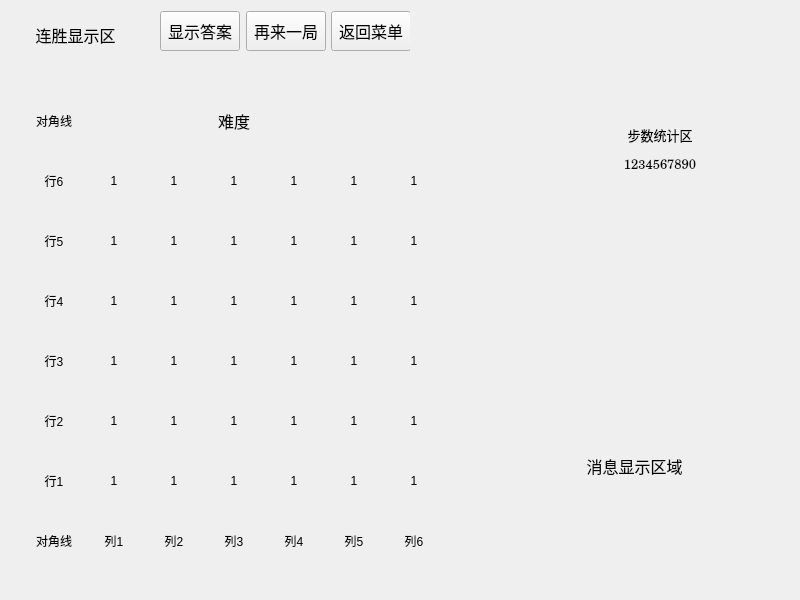
<?xml version="1.0" encoding="UTF-8"?>
<ui version="4.0">
 <class>BoardView</class>
 <widget class="QWidget" name="BoardView">
  <property name="geometry">
   <rect>
    <x>0</x>
    <y>0</y>
    <width>800</width>
    <height>600</height>
   </rect>
  </property>
  <property name="minimumSize">
   <size>
    <width>800</width>
    <height>600</height>
   </size>
  </property>
  <property name="maximumSize">
   <size>
    <width>800</width>
    <height>600</height>
   </size>
  </property>
  <property name="windowTitle">
   <string>游戏棋盘</string>
  </property>
  <widget class="QLabel" name="stepLabel">
   <property name="geometry">
    <rect>
     <x>610</x>
     <y>90</y>
     <width>100</width>
     <height>120</height>
    </rect>
   </property>
   <property name="minimumSize">
    <size>
     <width>48</width>
     <height>48</height>
    </size>
   </property>
   <property name="maximumSize">
    <size>
     <width>100</width>
     <height>120</height>
    </size>
   </property>
   <property name="font">
    <font>
     <family>Century Schoolbook</family>
     <pointsize>9</pointsize>
     <italic>false</italic>
    </font>
   </property>
   <property name="text">
    <string>&lt;html&gt;&lt;head/&gt;&lt;body&gt;&lt;p&gt;&lt;span style=&quot; font-size:10pt;&quot;&gt;步数统计区&lt;/span&gt;&lt;/p&gt;&lt;p&gt;&lt;span style=&quot; font-size:10pt;&quot;&gt;1234567890&lt;/span&gt;&lt;/p&gt;&lt;/body&gt;&lt;/html&gt;</string>
   </property>
   <property name="alignment">
    <set>Qt::AlignmentFlag::AlignCenter</set>
   </property>
  </widget>
  <widget class="QLabel" name="messageLabel">
   <property name="geometry">
    <rect>
     <x>499</x>
     <y>370</y>
     <width>271</width>
     <height>191</height>
    </rect>
   </property>
   <property name="font">
    <font>
     <family>Terminal</family>
     <pointsize>12</pointsize>
    </font>
   </property>
   <property name="text">
    <string>消息显示区域</string>
   </property>
   <property name="alignment">
    <set>Qt::AlignmentFlag::AlignCenter</set>
   </property>
  </widget>
  <widget class="QLabel" name="streakLabel">
   <property name="geometry">
    <rect>
     <x>10</x>
     <y>10</y>
     <width>131</width>
     <height>51</height>
    </rect>
   </property>
   <property name="font">
    <font>
     <family>Terminal</family>
     <pointsize>12</pointsize>
    </font>
   </property>
   <property name="text">
    <string>&lt;html&gt;&lt;head/&gt;&lt;body&gt;&lt;p&gt;连胜显示区&lt;/p&gt;&lt;/body&gt;&lt;/html&gt;</string>
   </property>
   <property name="alignment">
    <set>Qt::AlignmentFlag::AlignCenter</set>
   </property>
  </widget>
  <widget class="QWidget" name="layoutWidget">
   <property name="geometry">
    <rect>
     <x>20</x>
     <y>87</y>
     <width>431</width>
     <height>491</height>
    </rect>
   </property>
   <layout class="QGridLayout" name="gridLayout">
    <property name="leftMargin">
     <number>4</number>
    </property>
    <property name="topMargin">
     <number>4</number>
    </property>
    <property name="rightMargin">
     <number>4</number>
    </property>
    <property name="bottomMargin">
     <number>4</number>
    </property>
    <property name="spacing">
     <number>0</number>
    </property>
    <item row="5" column="2">
     <widget class="QPushButton" name="cell11">
      <property name="minimumSize">
       <size>
        <width>60</width>
        <height>60</height>
       </size>
      </property>
      <property name="maximumSize">
       <size>
        <width>60</width>
        <height>60</height>
       </size>
      </property>
      <property name="styleSheet">
       <string notr="true">border: n; padding: 0px; margin: 0px;</string>
      </property>
      <property name="text">
       <string>1</string>
      </property>
     </widget>
    </item>
    <item row="7" column="2">
     <widget class="QPushButton" name="colBtn1">
      <property name="minimumSize">
       <size>
        <width>60</width>
        <height>60</height>
       </size>
      </property>
      <property name="maximumSize">
       <size>
        <width>60</width>
        <height>60</height>
       </size>
      </property>
      <property name="styleSheet">
       <string notr="true">border: n; padding: 0px; margin: 0px;</string>
      </property>
      <property name="text">
       <string>列2</string>
      </property>
     </widget>
    </item>
    <item row="2" column="0">
     <widget class="QPushButton" name="rowBtn4">
      <property name="minimumSize">
       <size>
        <width>60</width>
        <height>60</height>
       </size>
      </property>
      <property name="maximumSize">
       <size>
        <width>60</width>
        <height>60</height>
       </size>
      </property>
      <property name="styleSheet">
       <string notr="true">border: n; padding: 0px; margin: 0px;</string>
      </property>
      <property name="text">
       <string>行5</string>
      </property>
     </widget>
    </item>
    <item row="4" column="0">
     <widget class="QPushButton" name="rowBtn2">
      <property name="minimumSize">
       <size>
        <width>60</width>
        <height>60</height>
       </size>
      </property>
      <property name="maximumSize">
       <size>
        <width>60</width>
        <height>60</height>
       </size>
      </property>
      <property name="styleSheet">
       <string notr="true">border: n; padding: 0px; margin: 0px;</string>
      </property>
      <property name="text">
       <string>行3</string>
      </property>
     </widget>
    </item>
    <item row="7" column="5">
     <widget class="QPushButton" name="colBtn4">
      <property name="minimumSize">
       <size>
        <width>60</width>
        <height>60</height>
       </size>
      </property>
      <property name="maximumSize">
       <size>
        <width>60</width>
        <height>60</height>
       </size>
      </property>
      <property name="styleSheet">
       <string notr="true">border: n; padding: 0px; margin: 0px;</string>
      </property>
      <property name="text">
       <string>列5</string>
      </property>
     </widget>
    </item>
    <item row="1" column="5">
     <widget class="QPushButton" name="cell54">
      <property name="minimumSize">
       <size>
        <width>60</width>
        <height>60</height>
       </size>
      </property>
      <property name="maximumSize">
       <size>
        <width>60</width>
        <height>60</height>
       </size>
      </property>
      <property name="styleSheet">
       <string notr="true">border: n; padding: 0px; margin: 0px;</string>
      </property>
      <property name="text">
       <string>1</string>
      </property>
     </widget>
    </item>
    <item row="3" column="1">
     <widget class="QPushButton" name="cell30">
      <property name="minimumSize">
       <size>
        <width>60</width>
        <height>60</height>
       </size>
      </property>
      <property name="maximumSize">
       <size>
        <width>60</width>
        <height>60</height>
       </size>
      </property>
      <property name="styleSheet">
       <string notr="true">border: n; padding: 0px; margin: 0px;</string>
      </property>
      <property name="text">
       <string>1</string>
      </property>
     </widget>
    </item>
    <item row="4" column="3">
     <widget class="QPushButton" name="cell22">
      <property name="minimumSize">
       <size>
        <width>60</width>
        <height>60</height>
       </size>
      </property>
      <property name="maximumSize">
       <size>
        <width>60</width>
        <height>60</height>
       </size>
      </property>
      <property name="styleSheet">
       <string notr="true">border: n; padding: 0px; margin: 0px;</string>
      </property>
      <property name="text">
       <string>1</string>
      </property>
     </widget>
    </item>
    <item row="2" column="5">
     <widget class="QPushButton" name="cell44">
      <property name="minimumSize">
       <size>
        <width>60</width>
        <height>60</height>
       </size>
      </property>
      <property name="maximumSize">
       <size>
        <width>60</width>
        <height>60</height>
       </size>
      </property>
      <property name="styleSheet">
       <string notr="true">border: n; padding: 0px; margin: 0px;</string>
      </property>
      <property name="text">
       <string>1</string>
      </property>
     </widget>
    </item>
    <item row="5" column="3">
     <widget class="QPushButton" name="cell12">
      <property name="minimumSize">
       <size>
        <width>60</width>
        <height>60</height>
       </size>
      </property>
      <property name="maximumSize">
       <size>
        <width>60</width>
        <height>60</height>
       </size>
      </property>
      <property name="styleSheet">
       <string notr="true">border: n; padding: 0px; margin: 0px;</string>
      </property>
      <property name="text">
       <string>1</string>
      </property>
     </widget>
    </item>
    <item row="4" column="1">
     <widget class="QPushButton" name="cell20">
      <property name="minimumSize">
       <size>
        <width>60</width>
        <height>60</height>
       </size>
      </property>
      <property name="maximumSize">
       <size>
        <width>60</width>
        <height>60</height>
       </size>
      </property>
      <property name="styleSheet">
       <string notr="true">border: n; padding: 0px; margin: 0px;</string>
      </property>
      <property name="text">
       <string>1</string>
      </property>
     </widget>
    </item>
    <item row="5" column="1">
     <widget class="QPushButton" name="cell10">
      <property name="minimumSize">
       <size>
        <width>60</width>
        <height>60</height>
       </size>
      </property>
      <property name="maximumSize">
       <size>
        <width>60</width>
        <height>60</height>
       </size>
      </property>
      <property name="styleSheet">
       <string notr="true">border: n; padding: 0px; margin: 0px;</string>
      </property>
      <property name="text">
       <string>1</string>
      </property>
     </widget>
    </item>
    <item row="3" column="4">
     <widget class="QPushButton" name="cell33">
      <property name="minimumSize">
       <size>
        <width>60</width>
        <height>60</height>
       </size>
      </property>
      <property name="maximumSize">
       <size>
        <width>60</width>
        <height>60</height>
       </size>
      </property>
      <property name="styleSheet">
       <string notr="true">border: n; padding: 0px; margin: 0px;</string>
      </property>
      <property name="text">
       <string>1</string>
      </property>
     </widget>
    </item>
    <item row="2" column="6">
     <widget class="QPushButton" name="cell45">
      <property name="minimumSize">
       <size>
        <width>60</width>
        <height>60</height>
       </size>
      </property>
      <property name="maximumSize">
       <size>
        <width>60</width>
        <height>60</height>
       </size>
      </property>
      <property name="styleSheet">
       <string notr="true">border: n; padding: 0px; margin: 0px;</string>
      </property>
      <property name="text">
       <string>1</string>
      </property>
     </widget>
    </item>
    <item row="4" column="4">
     <widget class="QPushButton" name="cell23">
      <property name="minimumSize">
       <size>
        <width>60</width>
        <height>60</height>
       </size>
      </property>
      <property name="maximumSize">
       <size>
        <width>60</width>
        <height>60</height>
       </size>
      </property>
      <property name="styleSheet">
       <string notr="true">border: n; padding: 0px; margin: 0px;</string>
      </property>
      <property name="text">
       <string>1</string>
      </property>
     </widget>
    </item>
    <item row="1" column="6">
     <widget class="QPushButton" name="cell55">
      <property name="minimumSize">
       <size>
        <width>60</width>
        <height>60</height>
       </size>
      </property>
      <property name="maximumSize">
       <size>
        <width>60</width>
        <height>60</height>
       </size>
      </property>
      <property name="styleSheet">
       <string notr="true">border: n; padding: 0px; margin: 0px;</string>
      </property>
      <property name="text">
       <string>1</string>
      </property>
     </widget>
    </item>
    <item row="6" column="3">
     <widget class="QPushButton" name="cell02">
      <property name="minimumSize">
       <size>
        <width>60</width>
        <height>60</height>
       </size>
      </property>
      <property name="maximumSize">
       <size>
        <width>60</width>
        <height>60</height>
       </size>
      </property>
      <property name="styleSheet">
       <string notr="true">border: n; padding: 0px; margin: 0px;</string>
      </property>
      <property name="text">
       <string>1</string>
      </property>
     </widget>
    </item>
    <item row="4" column="6">
     <widget class="QPushButton" name="cell25">
      <property name="minimumSize">
       <size>
        <width>60</width>
        <height>60</height>
       </size>
      </property>
      <property name="maximumSize">
       <size>
        <width>60</width>
        <height>60</height>
       </size>
      </property>
      <property name="styleSheet">
       <string notr="true">border: n; padding: 0px; margin: 0px;</string>
      </property>
      <property name="text">
       <string>1</string>
      </property>
     </widget>
    </item>
    <item row="3" column="3">
     <widget class="QPushButton" name="cell32">
      <property name="minimumSize">
       <size>
        <width>60</width>
        <height>60</height>
       </size>
      </property>
      <property name="maximumSize">
       <size>
        <width>60</width>
        <height>60</height>
       </size>
      </property>
      <property name="styleSheet">
       <string notr="true">border: n; padding: 0px; margin: 0px;</string>
      </property>
      <property name="text">
       <string>1</string>
      </property>
     </widget>
    </item>
    <item row="2" column="3">
     <widget class="QPushButton" name="cell42">
      <property name="minimumSize">
       <size>
        <width>60</width>
        <height>60</height>
       </size>
      </property>
      <property name="maximumSize">
       <size>
        <width>60</width>
        <height>60</height>
       </size>
      </property>
      <property name="styleSheet">
       <string notr="true">border: n; padding: 0px; margin: 0px;</string>
      </property>
      <property name="text">
       <string>1</string>
      </property>
     </widget>
    </item>
    <item row="7" column="4">
     <widget class="QPushButton" name="colBtn3">
      <property name="minimumSize">
       <size>
        <width>60</width>
        <height>60</height>
       </size>
      </property>
      <property name="maximumSize">
       <size>
        <width>60</width>
        <height>60</height>
       </size>
      </property>
      <property name="styleSheet">
       <string notr="true">border: n; padding: 0px; margin: 0px;</string>
      </property>
      <property name="text">
       <string>列4</string>
      </property>
     </widget>
    </item>
    <item row="7" column="3">
     <widget class="QPushButton" name="colBtn2">
      <property name="minimumSize">
       <size>
        <width>60</width>
        <height>60</height>
       </size>
      </property>
      <property name="maximumSize">
       <size>
        <width>60</width>
        <height>60</height>
       </size>
      </property>
      <property name="styleSheet">
       <string notr="true">border: n; padding: 0px; margin: 0px;</string>
      </property>
      <property name="text">
       <string>列3</string>
      </property>
     </widget>
    </item>
    <item row="4" column="2">
     <widget class="QPushButton" name="cell21">
      <property name="minimumSize">
       <size>
        <width>60</width>
        <height>60</height>
       </size>
      </property>
      <property name="maximumSize">
       <size>
        <width>60</width>
        <height>60</height>
       </size>
      </property>
      <property name="styleSheet">
       <string notr="true">border: n; padding: 0px; margin: 0px;</string>
      </property>
      <property name="text">
       <string>1</string>
      </property>
     </widget>
    </item>
    <item row="3" column="5">
     <widget class="QPushButton" name="cell34">
      <property name="minimumSize">
       <size>
        <width>60</width>
        <height>60</height>
       </size>
      </property>
      <property name="maximumSize">
       <size>
        <width>60</width>
        <height>60</height>
       </size>
      </property>
      <property name="styleSheet">
       <string notr="true">border: n; padding: 0px; margin: 0px;</string>
      </property>
      <property name="text">
       <string>1</string>
      </property>
     </widget>
    </item>
    <item row="2" column="1">
     <widget class="QPushButton" name="cell40">
      <property name="minimumSize">
       <size>
        <width>60</width>
        <height>60</height>
       </size>
      </property>
      <property name="maximumSize">
       <size>
        <width>60</width>
        <height>60</height>
       </size>
      </property>
      <property name="styleSheet">
       <string notr="true">border: n; padding: 0px; margin: 0px;</string>
      </property>
      <property name="text">
       <string>1</string>
      </property>
     </widget>
    </item>
    <item row="0" column="0">
     <widget class="QPushButton" name="sdBtn">
      <property name="minimumSize">
       <size>
        <width>60</width>
        <height>60</height>
       </size>
      </property>
      <property name="maximumSize">
       <size>
        <width>60</width>
        <height>60</height>
       </size>
      </property>
      <property name="styleSheet">
       <string notr="true">border: n; padding: 0px; margin: 0px;</string>
      </property>
      <property name="text">
       <string>对角线</string>
      </property>
     </widget>
    </item>
    <item row="7" column="0">
     <widget class="QPushButton" name="mdBtn">
      <property name="minimumSize">
       <size>
        <width>60</width>
        <height>60</height>
       </size>
      </property>
      <property name="maximumSize">
       <size>
        <width>60</width>
        <height>60</height>
       </size>
      </property>
      <property name="styleSheet">
       <string notr="true">border: n; padding: 0px; margin: 0px;</string>
      </property>
      <property name="text">
       <string>对角线</string>
      </property>
     </widget>
    </item>
    <item row="2" column="4">
     <widget class="QPushButton" name="cell43">
      <property name="minimumSize">
       <size>
        <width>60</width>
        <height>60</height>
       </size>
      </property>
      <property name="maximumSize">
       <size>
        <width>60</width>
        <height>60</height>
       </size>
      </property>
      <property name="styleSheet">
       <string notr="true">border: n; padding: 0px; margin: 0px;</string>
      </property>
      <property name="text">
       <string>1</string>
      </property>
     </widget>
    </item>
    <item row="1" column="1">
     <widget class="QPushButton" name="cell50">
      <property name="minimumSize">
       <size>
        <width>60</width>
        <height>60</height>
       </size>
      </property>
      <property name="maximumSize">
       <size>
        <width>60</width>
        <height>60</height>
       </size>
      </property>
      <property name="styleSheet">
       <string notr="true">border: n; padding: 0px; margin: 0px;</string>
      </property>
      <property name="text">
       <string>1</string>
      </property>
     </widget>
    </item>
    <item row="6" column="1">
     <widget class="QPushButton" name="cell00">
      <property name="minimumSize">
       <size>
        <width>60</width>
        <height>60</height>
       </size>
      </property>
      <property name="maximumSize">
       <size>
        <width>60</width>
        <height>60</height>
       </size>
      </property>
      <property name="styleSheet">
       <string notr="true">border: n; padding: 0px; margin: 0px;</string>
      </property>
      <property name="text">
       <string>1</string>
      </property>
     </widget>
    </item>
    <item row="2" column="2">
     <widget class="QPushButton" name="cell41">
      <property name="minimumSize">
       <size>
        <width>60</width>
        <height>60</height>
       </size>
      </property>
      <property name="maximumSize">
       <size>
        <width>60</width>
        <height>60</height>
       </size>
      </property>
      <property name="styleSheet">
       <string notr="true">border: n; padding: 0px; margin: 0px;</string>
      </property>
      <property name="text">
       <string>1</string>
      </property>
     </widget>
    </item>
    <item row="1" column="2">
     <widget class="QPushButton" name="cell51">
      <property name="minimumSize">
       <size>
        <width>60</width>
        <height>60</height>
       </size>
      </property>
      <property name="maximumSize">
       <size>
        <width>60</width>
        <height>60</height>
       </size>
      </property>
      <property name="styleSheet">
       <string notr="true">border: n; padding: 0px; margin: 0px;</string>
      </property>
      <property name="text">
       <string>1</string>
      </property>
     </widget>
    </item>
    <item row="6" column="2">
     <widget class="QPushButton" name="cell01">
      <property name="minimumSize">
       <size>
        <width>60</width>
        <height>60</height>
       </size>
      </property>
      <property name="maximumSize">
       <size>
        <width>60</width>
        <height>60</height>
       </size>
      </property>
      <property name="styleSheet">
       <string notr="true">border: n; padding: 0px; margin: 0px;</string>
      </property>
      <property name="text">
       <string>1</string>
      </property>
     </widget>
    </item>
    <item row="3" column="0">
     <widget class="QPushButton" name="rowBtn3">
      <property name="minimumSize">
       <size>
        <width>60</width>
        <height>60</height>
       </size>
      </property>
      <property name="maximumSize">
       <size>
        <width>60</width>
        <height>60</height>
       </size>
      </property>
      <property name="styleSheet">
       <string notr="true">border: n; padding: 0px; margin: 0px;</string>
      </property>
      <property name="text">
       <string>行4</string>
      </property>
     </widget>
    </item>
    <item row="4" column="5">
     <widget class="QPushButton" name="cell24">
      <property name="minimumSize">
       <size>
        <width>60</width>
        <height>60</height>
       </size>
      </property>
      <property name="maximumSize">
       <size>
        <width>60</width>
        <height>60</height>
       </size>
      </property>
      <property name="styleSheet">
       <string notr="true">border: n; padding: 0px; margin: 0px;</string>
      </property>
      <property name="text">
       <string>1</string>
      </property>
     </widget>
    </item>
    <item row="6" column="5">
     <widget class="QPushButton" name="cell04">
      <property name="minimumSize">
       <size>
        <width>60</width>
        <height>60</height>
       </size>
      </property>
      <property name="maximumSize">
       <size>
        <width>60</width>
        <height>60</height>
       </size>
      </property>
      <property name="styleSheet">
       <string notr="true">border: n; padding: 0px; margin: 0px;</string>
      </property>
      <property name="text">
       <string>1</string>
      </property>
     </widget>
    </item>
    <item row="3" column="2">
     <widget class="QPushButton" name="cell31">
      <property name="minimumSize">
       <size>
        <width>60</width>
        <height>60</height>
       </size>
      </property>
      <property name="maximumSize">
       <size>
        <width>60</width>
        <height>60</height>
       </size>
      </property>
      <property name="styleSheet">
       <string notr="true">border: n; padding: 0px; margin: 0px;</string>
      </property>
      <property name="text">
       <string>1</string>
      </property>
     </widget>
    </item>
    <item row="6" column="4">
     <widget class="QPushButton" name="cell03">
      <property name="minimumSize">
       <size>
        <width>60</width>
        <height>60</height>
       </size>
      </property>
      <property name="maximumSize">
       <size>
        <width>60</width>
        <height>60</height>
       </size>
      </property>
      <property name="styleSheet">
       <string notr="true">border: n; padding: 0px; margin: 0px;</string>
      </property>
      <property name="text">
       <string>1</string>
      </property>
     </widget>
    </item>
    <item row="7" column="6">
     <widget class="QPushButton" name="colBtn5">
      <property name="minimumSize">
       <size>
        <width>60</width>
        <height>60</height>
       </size>
      </property>
      <property name="maximumSize">
       <size>
        <width>60</width>
        <height>60</height>
       </size>
      </property>
      <property name="styleSheet">
       <string notr="true">border: n; padding: 0px; margin: 0px;</string>
      </property>
      <property name="text">
       <string>列6</string>
      </property>
     </widget>
    </item>
    <item row="5" column="6">
     <widget class="QPushButton" name="cell15">
      <property name="minimumSize">
       <size>
        <width>60</width>
        <height>60</height>
       </size>
      </property>
      <property name="maximumSize">
       <size>
        <width>60</width>
        <height>60</height>
       </size>
      </property>
      <property name="styleSheet">
       <string notr="true">border: n; padding: 0px; margin: 0px;</string>
      </property>
      <property name="text">
       <string>1</string>
      </property>
     </widget>
    </item>
    <item row="3" column="6">
     <widget class="QPushButton" name="cell35">
      <property name="minimumSize">
       <size>
        <width>60</width>
        <height>60</height>
       </size>
      </property>
      <property name="maximumSize">
       <size>
        <width>60</width>
        <height>60</height>
       </size>
      </property>
      <property name="styleSheet">
       <string notr="true">border: n; padding: 0px; margin: 0px;</string>
      </property>
      <property name="text">
       <string>1</string>
      </property>
     </widget>
    </item>
    <item row="0" column="3">
     <widget class="QLabel" name="diffLabel">
      <property name="font">
       <font>
        <family>Terminal</family>
        <pointsize>12</pointsize>
       </font>
      </property>
      <property name="text">
       <string>&lt;html&gt;&lt;head/&gt;&lt;body&gt;&lt;p&gt;难度&lt;/p&gt;&lt;/body&gt;&lt;/html&gt;</string>
      </property>
      <property name="alignment">
       <set>Qt::AlignmentFlag::AlignCenter</set>
      </property>
     </widget>
    </item>
    <item row="6" column="6">
     <widget class="QPushButton" name="cell05">
      <property name="minimumSize">
       <size>
        <width>60</width>
        <height>60</height>
       </size>
      </property>
      <property name="maximumSize">
       <size>
        <width>60</width>
        <height>60</height>
       </size>
      </property>
      <property name="styleSheet">
       <string notr="true">border: n; padding: 0px; margin: 0px;</string>
      </property>
      <property name="text">
       <string>1</string>
      </property>
     </widget>
    </item>
    <item row="6" column="0">
     <widget class="QPushButton" name="rowBtn0">
      <property name="minimumSize">
       <size>
        <width>60</width>
        <height>60</height>
       </size>
      </property>
      <property name="maximumSize">
       <size>
        <width>60</width>
        <height>60</height>
       </size>
      </property>
      <property name="styleSheet">
       <string notr="true">border: n; padding: 0px; margin: 0px;</string>
      </property>
      <property name="text">
       <string>行1</string>
      </property>
     </widget>
    </item>
    <item row="1" column="3">
     <widget class="QPushButton" name="cell52">
      <property name="minimumSize">
       <size>
        <width>60</width>
        <height>60</height>
       </size>
      </property>
      <property name="maximumSize">
       <size>
        <width>60</width>
        <height>60</height>
       </size>
      </property>
      <property name="styleSheet">
       <string notr="true">border: n; padding: 0px; margin: 0px;</string>
      </property>
      <property name="text">
       <string>1</string>
      </property>
     </widget>
    </item>
    <item row="1" column="4">
     <widget class="QPushButton" name="cell53">
      <property name="minimumSize">
       <size>
        <width>60</width>
        <height>60</height>
       </size>
      </property>
      <property name="maximumSize">
       <size>
        <width>60</width>
        <height>60</height>
       </size>
      </property>
      <property name="styleSheet">
       <string notr="true">border: n; padding: 0px; margin: 0px;</string>
      </property>
      <property name="text">
       <string>1</string>
      </property>
     </widget>
    </item>
    <item row="1" column="0">
     <widget class="QPushButton" name="rowBtn5">
      <property name="minimumSize">
       <size>
        <width>60</width>
        <height>60</height>
       </size>
      </property>
      <property name="maximumSize">
       <size>
        <width>60</width>
        <height>60</height>
       </size>
      </property>
      <property name="styleSheet">
       <string notr="true">border: n; padding: 0px; margin: 0px;</string>
      </property>
      <property name="text">
       <string>行6</string>
      </property>
     </widget>
    </item>
    <item row="5" column="0">
     <widget class="QPushButton" name="rowBtn1">
      <property name="minimumSize">
       <size>
        <width>60</width>
        <height>60</height>
       </size>
      </property>
      <property name="maximumSize">
       <size>
        <width>60</width>
        <height>60</height>
       </size>
      </property>
      <property name="styleSheet">
       <string notr="true">border: n; padding: 0px; margin: 0px;</string>
      </property>
      <property name="text">
       <string>行2</string>
      </property>
     </widget>
    </item>
    <item row="5" column="5">
     <widget class="QPushButton" name="cell14">
      <property name="minimumSize">
       <size>
        <width>60</width>
        <height>60</height>
       </size>
      </property>
      <property name="maximumSize">
       <size>
        <width>60</width>
        <height>60</height>
       </size>
      </property>
      <property name="styleSheet">
       <string notr="true">border: n; padding: 0px; margin: 0px;</string>
      </property>
      <property name="text">
       <string>1</string>
      </property>
     </widget>
    </item>
    <item row="5" column="4">
     <widget class="QPushButton" name="cell13">
      <property name="minimumSize">
       <size>
        <width>60</width>
        <height>60</height>
       </size>
      </property>
      <property name="maximumSize">
       <size>
        <width>60</width>
        <height>60</height>
       </size>
      </property>
      <property name="styleSheet">
       <string notr="true">border: n; padding: 0px; margin: 0px;</string>
      </property>
      <property name="text">
       <string>1</string>
      </property>
     </widget>
    </item>
    <item row="7" column="1">
     <widget class="QPushButton" name="colBtn0">
      <property name="minimumSize">
       <size>
        <width>60</width>
        <height>60</height>
       </size>
      </property>
      <property name="maximumSize">
       <size>
        <width>60</width>
        <height>60</height>
       </size>
      </property>
      <property name="styleSheet">
       <string notr="true">border: n; padding: 0px; margin: 0px;</string>
      </property>
      <property name="text">
       <string>列1</string>
      </property>
     </widget>
    </item>
   </layout>
  </widget>
  <widget class="QWidget" name="layoutWidget">
   <property name="geometry">
    <rect>
     <x>160</x>
     <y>10</y>
     <width>250</width>
     <height>42</height>
    </rect>
   </property>
   <layout class="QHBoxLayout" name="horizontalLayout">
    <item>
     <widget class="QPushButton" name="answerBtn">
      <property name="minimumSize">
       <size>
        <width>80</width>
        <height>40</height>
       </size>
      </property>
      <property name="maximumSize">
       <size>
        <width>80</width>
        <height>40</height>
       </size>
      </property>
      <property name="font">
       <font>
        <family>Terminal</family>
        <pointsize>12</pointsize>
       </font>
      </property>
      <property name="text">
       <string>显示答案</string>
      </property>
      <property name="iconSize">
       <size>
        <width>12</width>
        <height>12</height>
       </size>
      </property>
     </widget>
    </item>
    <item>
     <widget class="QPushButton" name="restartBtn">
      <property name="minimumSize">
       <size>
        <width>80</width>
        <height>40</height>
       </size>
      </property>
      <property name="maximumSize">
       <size>
        <width>80</width>
        <height>40</height>
       </size>
      </property>
      <property name="font">
       <font>
        <family>Terminal</family>
        <pointsize>12</pointsize>
       </font>
      </property>
      <property name="text">
       <string>再来一局</string>
      </property>
      <property name="iconSize">
       <size>
        <width>12</width>
        <height>12</height>
       </size>
      </property>
     </widget>
    </item>
    <item>
     <widget class="QPushButton" name="backBtn">
      <property name="minimumSize">
       <size>
        <width>80</width>
        <height>40</height>
       </size>
      </property>
      <property name="maximumSize">
       <size>
        <width>80</width>
        <height>40</height>
       </size>
      </property>
      <property name="font">
       <font>
        <family>Terminal</family>
        <pointsize>12</pointsize>
       </font>
      </property>
      <property name="text">
       <string>返回菜单</string>
      </property>
      <property name="iconSize">
       <size>
        <width>12</width>
        <height>12</height>
       </size>
      </property>
     </widget>
    </item>
   </layout>
  </widget>
 </widget>
 <resources/>
 <connections/>
</ui>
